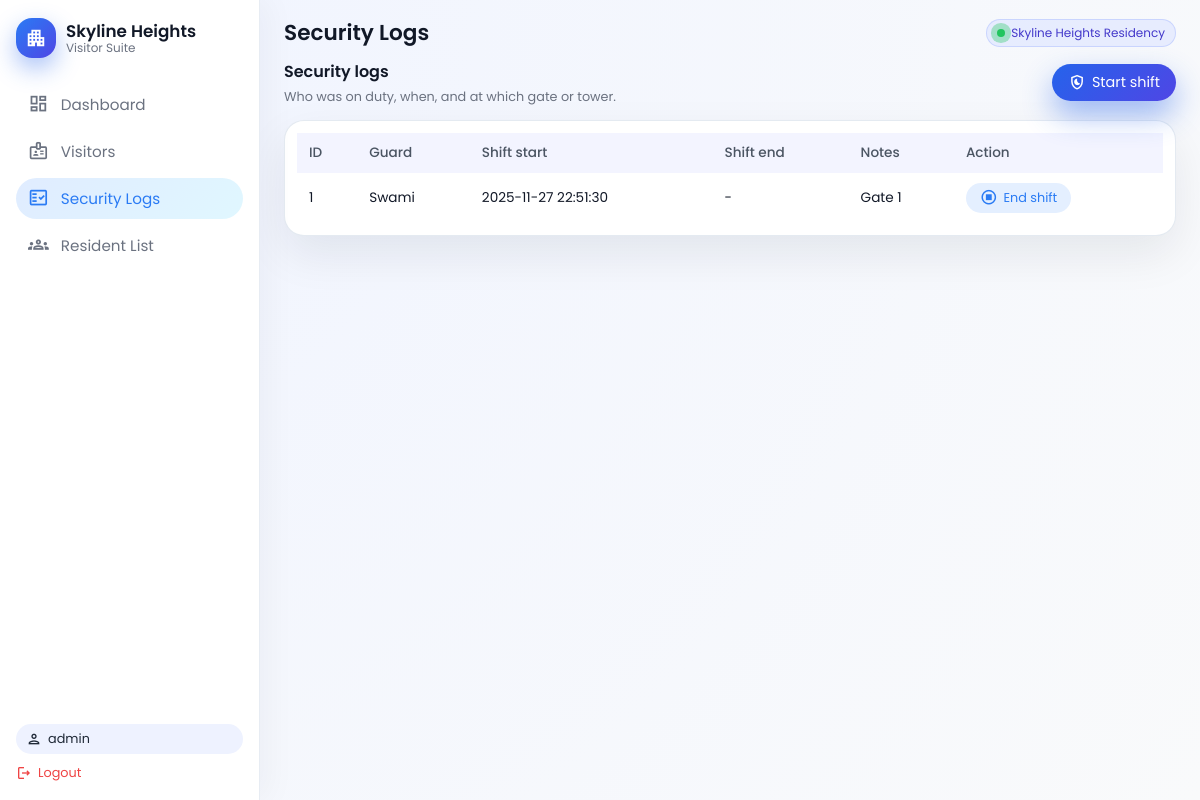
The app's page /security-logs (signed in) with its own data.
### tables this page shows
CREATE TABLE security_logs (
            id INTEGER PRIMARY KEY AUTOINCREMENT,
            guard_name TEXT NOT NULL,
            shift_start TEXT NOT NULL,
            shift_end TEXT,
            notes TEXT
        );

### app.py (the view)
    def wrapped_view(*args, **kwargs):
        if "user_id" not in session:
            return redirect(url_for("login"))
        return view(*args, **kwargs)

### app.py (called while the page is built)
def get_db_connection():
    conn = sqlite3.connect(DB_NAME)
    conn.row_factory = sqlite3.Row
    return conn

def login_required(view):
    def wrapped_view(*args, **kwargs):
        if "user_id" not in session:
            return redirect(url_for("login"))
        return view(*args, **kwargs)
    wrapped_view.__name__ = view.__name__
    return wrapped_view

@app.route("/security-logs")
@login_required
def security_logs():
    conn = get_db_connection()
    logs = conn.execute(
        "SELECT * FROM security_logs ORDER BY shift_start DESC"
    ).fetchall()
    conn.close()
    return render_template("security_logs.html", logs=logs, page_title="Security Logs")

### templates/security_logs.html (shortened to what this page needs)
{% extends "base.html" %}
{% block content %}
<div class="page-header-row">
  <div>
    <h2 class="section-title">Security logs</h2>
    <p class="hint-text">Who was on duty, when, and at which gate or tower.</p>
  </div>
  <button class="btn-primary" data-open-modal="addSecurityLogModal">
    <span class="material-icons-outlined btn-icon">shield_moon</span>
    Start shift
  </button>
</div>
<div class="table-card">
  <table class="data-table">
    <thead>
      <tr>
        <th>ID</th>
        <th>Guard</th>
        <th>Shift start</th>
        <th>Shift end</th>
        <th>Notes</th>
        <th>Action</th>
      </tr>
    </thead>
    <tbody>
      {% if logs %}
        {% for log in logs %}
          <tr>
            <td>{{ log["id"] }}</td>
            <td>{{ log["guard_name"] }}</td>
            <td>{{ log["shift_start"] }}</td>
            <td>{{ log["shift_end"] or "-" }}</td>
            <td>{{ log["notes"] or "-" }}</td>
            <td>
              {% if not log["shift_end"] %}
                <form method="POST" action="{{ url_for('end_security_shift', log_id=log['id']) }}">
                  <button type="submit" class="btn-chip">
                    <span class="material-icons-outlined btn-icon">stop_circle</span>
                    End shift
                  </button>
                </form>
              {% else %}
                <span class="status-tag status-checkedout">Closed</span>
              {% endif %}
            </td>
          </tr>
        {% endfor %}
      {% else %}
        <tr>
          <td colspan="6" class="empty-row">No guard shifts logged yet.</td>
        </tr>
      {% endif %}
    </tbody>
  </table>
</div>
{% endblock %}

### static/styles.css (style rules this page uses)
:root { --bg: #ffffff; --accent: #2a7bf4; --accent-soft: #e4efff; --accent-green: #2ecc71; --text-main: #111827; --text-muted: #6b7280; --border-soft: #e5e7eb; --gray-bg: #f4f6fa; --sidebar-bg: #ffffff; --shadow-soft: 0 18px 45px rgba(15, 23, 42, 0.08); --radius-xl: 20px; }
* { box-sizing: border-box; }
body { margin: 0; font-family: "Poppins", system-ui, -apple-system, BlinkMacSystemFont, "Segoe UI", sans-serif; background: radial-gradient(circle at top left, #f0f4ff, #f9fafb); color: var(--text-main); }
.section-title { margin: 0; font-size: 1rem; font-weight: 600; }
.hint-text { margin: 4px 0 0 0; font-size: 0.8rem; color: var(--text-muted); }
.btn-primary, .btn-secondary, .btn-chip, .btn-ghost, .icon-btn { border: none; border-radius: 999px; padding: 8px 16px; cursor: pointer; font-family: inherit; font-size: 0.9rem; display: inline-flex; align-items: center; gap: 6px; outline: none; }
.btn-primary { background: linear-gradient(135deg, #2563eb, #4f46e5); color: #ffffff; box-shadow: 0 14px 30px rgba(37, 99, 235, 0.45); }
.btn-chip { background: var(--accent-soft); color: var(--accent); padding: 6px 14px; font-size: 0.8rem; }
.btn-icon { font-size: 1.1rem; }
.table-card { background: #ffffff; border-radius: var(--radius-xl); box-shadow: var(--shadow-soft); border: 1px solid rgba(226, 232, 240, 0.9); padding: 12px; overflow-x: auto; }
.data-table { width: 100%; border-collapse: collapse; min-width: 600px; }
.data-table th, .data-table td { padding: 10px 12px; text-align: left; font-size: 0.85rem; }
.data-table thead { background: #f3f4ff; }
.data-table thead th { font-weight: 500; color: #4b5563; }
.page-header-row { display: flex; justify-content: space-between; align-items: center; margin-bottom: 14px; }

### records on screen
security_logs: id "1", guard_name "Swami", shift_start "2025-11-27 22:51:30", log "-", notes "Gate 1"

### other values on screen
{{ session["username"] }} "admin"
{{ page_title if page_title else "Dashboard" }} "Security Logs"
